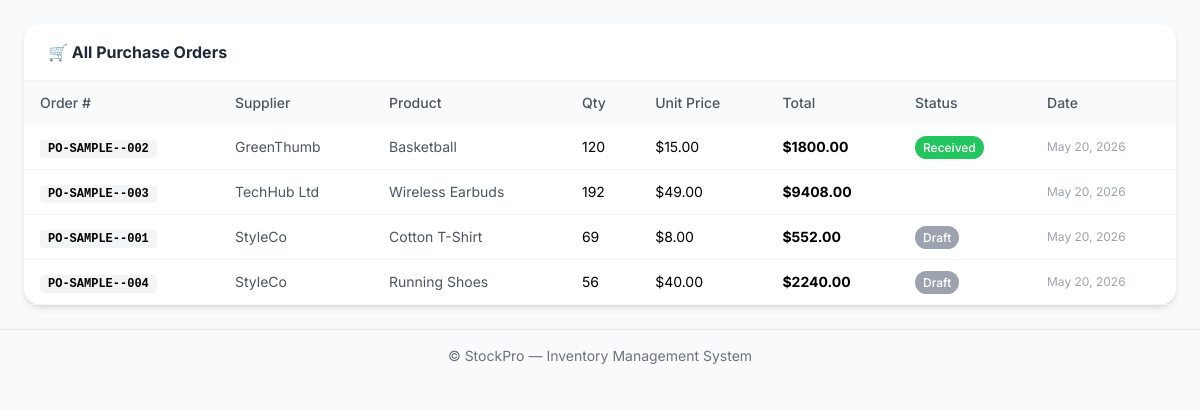
/admin-dashboard/purchase-orders/, run on the app's committed database.
### inventory/models.py (models this page shows, shortened)
class PurchaseOrder(models.Model):
    STATUS_CHOICES = [
        ("draft", "Draft"),
        ("sent", "Sent"),
        ("received", "Received"),
        ("cancelled", "Cancelled"),
    ]
    order_number = models.CharField(max_length=50, unique=True)
    supplier = models.ForeignKey(Supplier, on_delete=models.CASCADE, related_name="purchase_orders")
    product = models.ForeignKey(Product, on_delete=models.CASCADE, related_name="purchase_orders")
    quantity = models.IntegerField()
    unit_price = models.DecimalField(max_digits=10, decimal_places=2)
    total_amount = models.DecimalField(max_digits=12, decimal_places=2)
    status = models.CharField(max_length=20, choices=STATUS_CHOICES, default="draft")
    notes = models.TextField(blank=True)
    order_date = models.DateTimeField(auto_now_add=True)
    expected_date = models.DateField(blank=True, null=True)
    received_date = models.DateTimeField(blank=True, null=True)
    class Meta:
        ordering = ["-order_date"]

class Supplier(models.Model):
    name = models.CharField(max_length=200, unique=True)
    contact_person = models.CharField(max_length=100, blank=True)
    email = models.EmailField(blank=True)
    phone = models.CharField(max_length=20, blank=True)
    address = models.TextField(blank=True)
    is_active = models.BooleanField(default=True)
    created_at = models.DateTimeField(auto_now_add=True)
    class Meta:
        ordering = ["name"]

class Product(models.Model):
    STATUS_CHOICES = [
        ("active", "Active"),
        ("archived", "Archived"),
    ]
    UNIT_CHOICES = [
        ("piece", "Piece"),
        ("kg", "Kilogram"),
        ("g", "Gram"),
        ("l", "Liter"),
        ("ml", "Milliliter"),
        ("box", "Box"),
        ("pack", "Pack"),
        ("set", "Set"),
    ]
    name = models.CharField(max_length=200)
    category = models.ForeignKey(
        Category, on_delete=models.SET_NULL, null=True, blank=True, related_name="products"
    )
    supplier = models.ForeignKey(
        Supplier, on_delete=models.SET_NULL, null=True, blank=True, related_name="products"
    )
    description = models.TextField(blank=True)
    sku = models.CharField(max_length=50, unique=True, blank=True)
    barcode = models.CharField(max_length=50, unique=True, blank=True)
    price = models.DecimalField(max_digits=10, decimal_places=2, validators=[MinValueValidator(Decimal("0"))])
    cost_price = models.DecimalField(max_digits=10, decimal_places=2, default=Decimal("0"), validators=[MinValueValidator(Decimal("0"))])
    quantity = models.IntegerField(default=0, validators=[MinValueValidator(0)])
    unit = models.CharField(max_length=20, choices=UNIT_CHOICES, default="piece")
    low_stock_threshold = models.IntegerField(default=10)
    max_stock_threshold = models.IntegerField(default=1000)
    status = models.CharField(max_length=10, choices=STATUS_CHOICES, default="active")
    image = models.ImageField(upload_to="products/", blank=True, null=True)
    created_at = models.DateTimeField(auto_now_add=True)
    updated_at = models.DateTimeField(auto_now=True)
    class Meta:
        ordering = ["-updated_at"]
        indexes = [
            models.Index(fields=["status", "quantity"]),
            models.Index(fields=["sku"]),
        ]

### admin_panel/views.py (the view)
# urls.py: path("purchase-orders/", views.admin_purchase_orders, name="admin_purchase_orders"),
def admin_purchase_orders(request):
    qs = PurchaseOrder.objects.select_related("supplier", "product").order_by("-order_date")
    return render(request, "admin_panel/purchase_orders.html", {
        "orders": qs, "STATUS_CHOICES": PurchaseOrder.STATUS_CHOICES,
    })

### admin_panel/templates/admin_panel/purchase_orders.html (shortened to what this page needs)
{% extends 'base.html' %}
{% block content %}
<div class="bg-white rounded-2xl shadow-md">
  <div class="px-6 py-4 border-b border-gray-100 flex justify-between items-center">
    <h6 class="font-bold text-gray-800">🛒 All Purchase Orders</h6>
  </div>
  <div class="overflow-x-auto">
    <table class="w-full text-sm">
      <thead class="bg-gray-50">
        <tr class="text-gray-600">
          <th class="px-4 py-3 text-left font-medium">Order #</th>
          <th class="px-4 py-3 text-left font-medium">Supplier</th>
          <th class="px-4 py-3 text-left font-medium">Product</th>
          <th class="px-4 py-3 text-left font-medium">Qty</th>
          <th class="px-4 py-3 text-left font-medium">Unit Price</th>
          <th class="px-4 py-3 text-left font-medium">Total</th>
          <th class="px-4 py-3 text-left font-medium">Status</th>
          <th class="px-4 py-3 text-left font-medium">Date</th>
        </tr>
      </thead>
      <tbody>
        {% for o in orders %}
        <tr class="border-b border-gray-100 hover:bg-gray-50/60">
          <td class="px-4 py-3 font-semibold"><code class="text-xs bg-gray-100 px-2 py-0.5 rounded">{{ o.order_number }}</code></td>
          <td class="px-4 py-3 text-gray-600">{{ o.supplier.name }}</td>
          <td class="px-4 py-3 text-gray-600">{{ o.product.name }}</td>
          <td class="px-4 py-3">{{ o.quantity }}</td>
          <td class="px-4 py-3">${{ o.unit_price|floatformat:2 }}</td>
          <td class="px-4 py-3 font-bold">${{ o.total_amount|floatformat:2 }}</td>
          <td class="px-4 py-3">
            {% if o.status == 'draft' %}
              <span class="px-2 py-1 text-xs rounded-full font-medium bg-gray-400 text-white">Draft</span>
            {% elif o.status == 'sent' %}
              <span class="px-2 py-1 text-xs rounded-full font-medium bg-info-500 text-white">Sent</span>
            {% elif o.status == 'received' %}
              <span class="px-2 py-1 text-xs rounded-full font-medium bg-success-500 text-white">Received</span>
            {% else %}
              <span class="px-2 py-1 text-xs rounded-full font-medium bg-danger-500 text-white">Cancelled</span>
            {% endif %}
          </td>
          <td class="px-4 py-3 text-gray-400 text-xs">{{ o.order_date|date:"M d, Y" }}</td>
        </tr>
        {% empty %}
        <tr>
          <td colspan="8" class="px-4 py-8 text-center text-gray-500">No purchase orders found.</td>
        </tr>
        {% endfor %}
      </tbody>
    </table>
  </div>
</div>
{% endblock %}

### data on the page
PurchaseOrder: order_number "PO-SAMPLE--002", supplier.name "GreenThumb", product.name "Basketball", quantity "120", unit_price "15.00", total_amount "1800.00", status "Received", order_date "May 20, 2026"
PurchaseOrder: order_number "PO-SAMPLE--003", supplier.name "TechHub Ltd", product.name "Wireless Earbuds", quantity "192", unit_price "49.00", total_amount "9408.00", order_date "May 20, 2026"
PurchaseOrder: order_number "PO-SAMPLE--001", supplier.name "StyleCo", product.name "Cotton T-Shirt", quantity "69", unit_price "8.00", total_amount "552.00", status "Draft", order_date "May 20, 2026"
PurchaseOrder: order_number "PO-SAMPLE--004", supplier.name "StyleCo", product.name "Running Shoes", quantity "56", unit_price "40.00", total_amount "2240.00", status "Draft", order_date "May 20, 2026"
